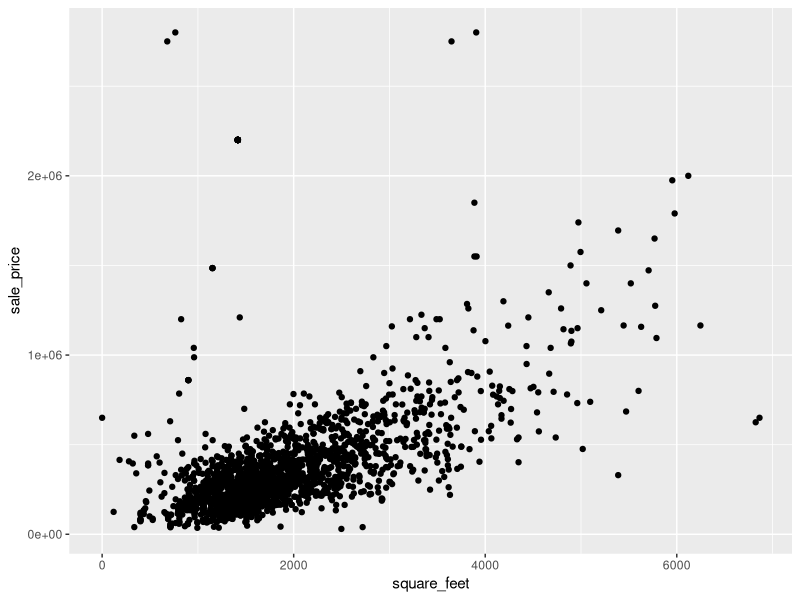
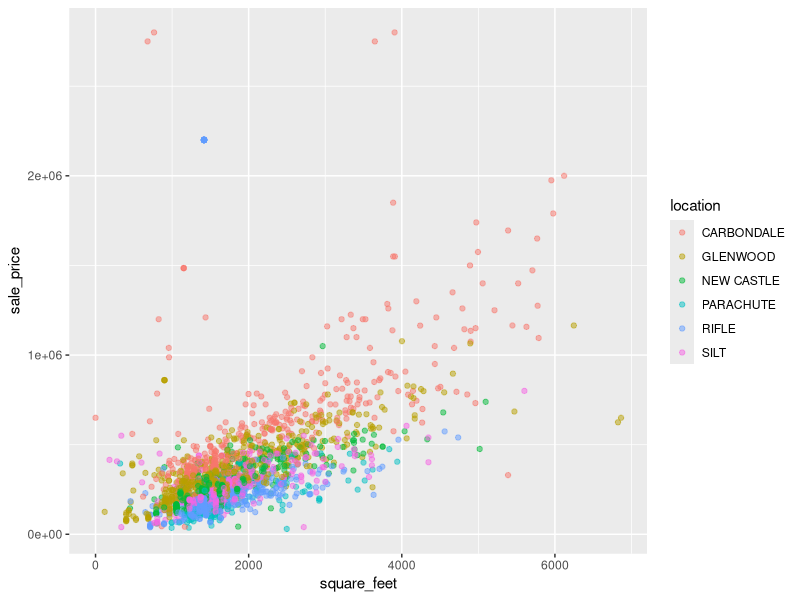
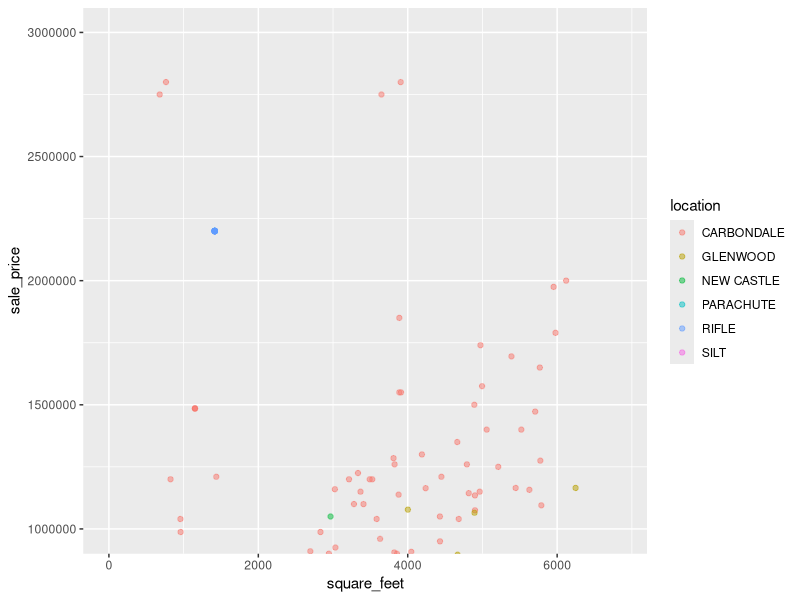
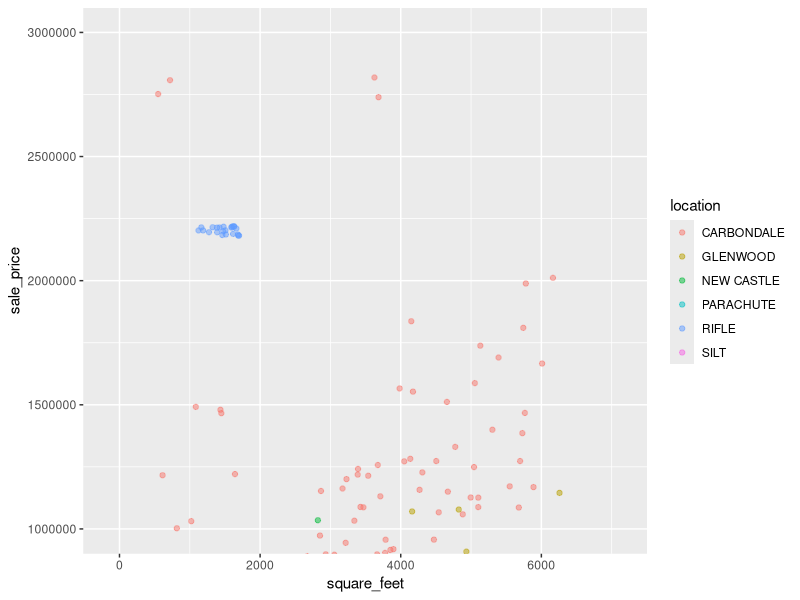
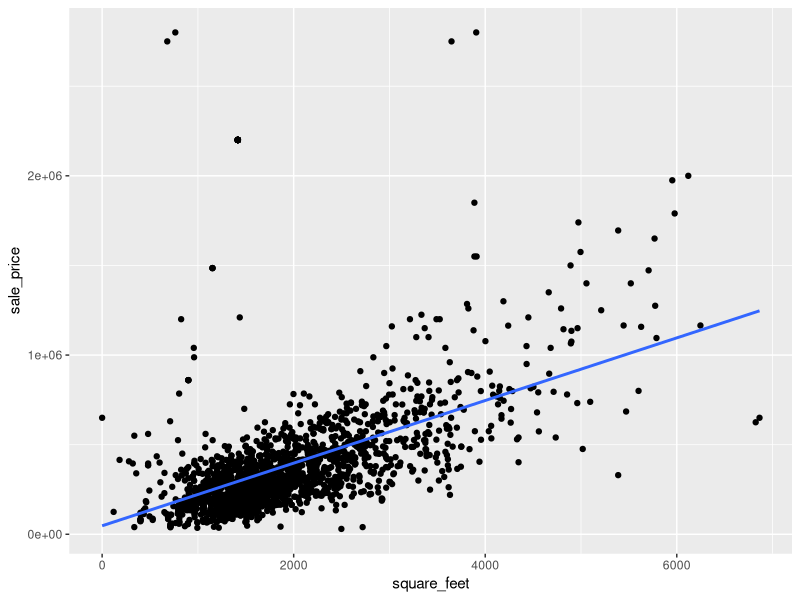
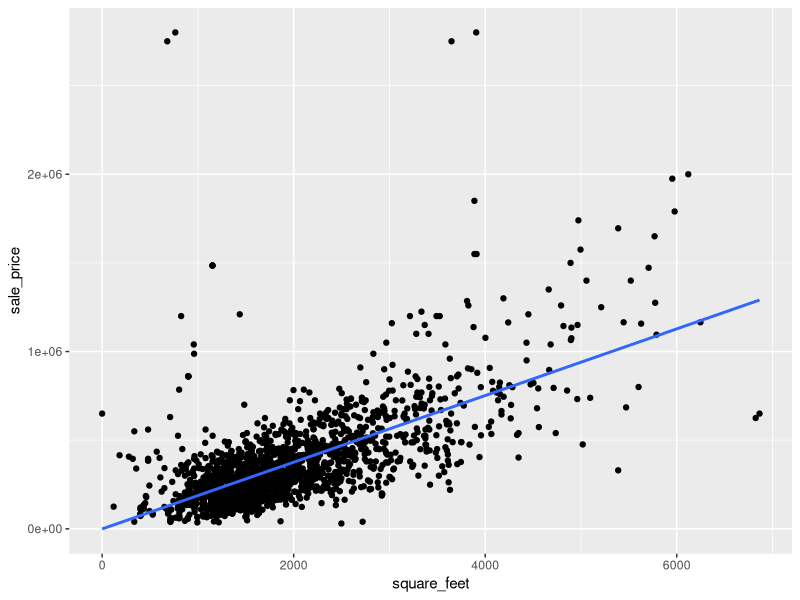
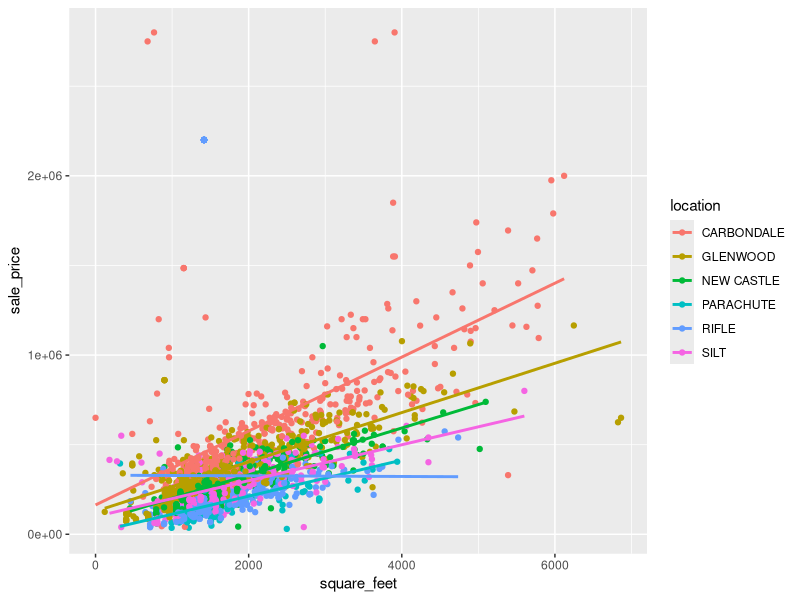
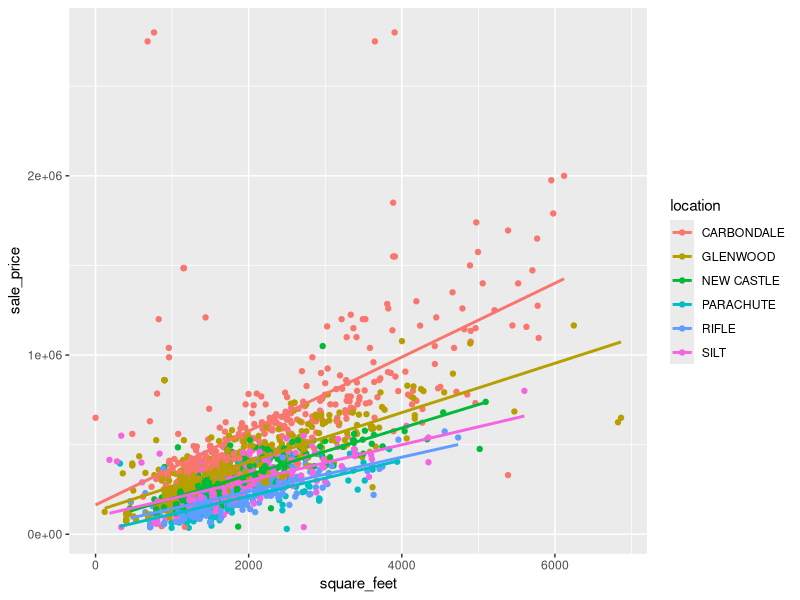

The R script that drew these images, in order:
## ---- chunk 1
knitr::opts_chunk$set(echo = TRUE, fig.width = 6, fig.height = 3.7)
## ---- chunk 2
# This chunk includes the data processing steps to wrangle and clean the data
library(tidyverse) # For reading-in, wrangling, visualizing the data, and for pipe operator
library(readxl) # Tidyverse package for reading in Excel files
library(magrittr) # For the '%<>%' pipe operator
library(knitr) # For nicely formatted tables

# Read-in townhomes and condo sales data
townhomes <- read_xlsx("2017-comparable-sales-condos-townhomes.xlsx") 

# Read-in single family home sales data
single_family <- read_xlsx("2017-comparable-sales-single-family.xlsx") 

# Check column names and formats
glimpse(townhomes) 
glimpse(single_family)
# 'sale_price' column was coerced to numeric and special characters '$' and ',' removed

# Replace spaces in column names with underscores ('_') and make names lowercase
# the package 'magrittr' is used for the pipe operator, this is loaded with the 'tidyverse' library
colnames(townhomes) %<>% str_replace_all("\\s", "_") %<>% tolower() 
colnames(single_family) %<>% str_replace_all("\\s", "_") %<>% tolower()

# Rename column "actual_year_built" as "year_built" for consistency between datasets
townhomes <- townhomes %>% 
  rename(year_built = actual_year_built) 

# Add a "classifcation" column to the single_family dataset and set all values to "Single Family"
single_family <- single_family %>% 
  mutate(classification = "Single Family")

# bind_rows() throws an error b/c 'reception' column is numeric in townhomes dataset; convert to character
townhomes$reception <- as.character(townhomes$reception)

# Combine the datasets into one
home_sales <- bind_rows(single_family, townhomes)
glimpse(home_sales)
# No new columns were created during the 'bind_rows()' process, indicating all colums align
# Remove single_family and townhomes dataframes because they are no longer needed
rm(single_family, townhomes)

# unique(home_sales$classification) reveals a "Garage Only" type. Drop this.
home_sales <- home_sales %>% filter(classification != "Garage Only") 

# Rename the column "heated area" to "square_feet" for clarity, though technically not correct
home_sales <- home_sales %>% 
  rename(square_feet = heated_area)
## ---- chunk 3
glimpse(home_sales)
## ---- chunk 4
ggplot(data = home_sales, aes(x = square_feet, y = sale_price)) +
  geom_point()
## ---- chunk 5
ggplot(data = home_sales, aes(x = square_feet, y = sale_price, color = location)) +
  geom_point(alpha = 0.5)
## ---- chunk 6
ggplot(data = home_sales, aes(x = square_feet, y = sale_price, color = location)) +
  geom_point(alpha = 0.5) +
  coord_cartesian(ylim = c(1000000, 3000000))
## ---- chunk 7
ggplot(data = home_sales, aes(x = square_feet, y = sale_price, color = location)) +
  geom_jitter(alpha = 0.5, width = 300, height = 20000) +
  coord_cartesian(ylim = c(1000000, 3000000))
## ---- chunk 8
home_sales %>% arrange(desc(sale_price)) %>% select(c("sale_price", "location", "classification", "bedrooms", "square_feet")) %>% head(30)
## ---- chunk 9
home_sales_fix <- home_sales %>% filter(location != "RIFLE" | classification != "Townhome" | sale_price != 2200000)
home_sales_fix %>% filter(location == "RIFLE" & classification == "Townhome") %>% arrange(desc(sale_price)) %>% head(10)
## ---- chunk 10
ggplot(data = home_sales, aes(x = square_feet, y = sale_price)) + 
  geom_point() + 
  geom_smooth(method = "lm", se = FALSE) # Method set to lm for the linear model
## ---- chunk 11
ggplot(data = home_sales_fix, aes(x = square_feet, y = sale_price)) + 
  geom_point() + 
  geom_smooth(method = "lm", se = FALSE) # Method set to lm for the linear model
## ---- chunk 12
ggplot(data = home_sales, aes(x = square_feet, y = sale_price, color = location)) + 
  geom_point() + 
  geom_smooth(method = "lm", se = FALSE) # Method set to lm for the linear model
## ---- chunk 13
ggplot(data = home_sales_fix, aes(x = square_feet, y = sale_price, color = location)) + 
  geom_point() + 
  geom_smooth(method = "lm", se = FALSE) # Method set to lm for the linear model
## ---- chunk 14
ggplot(home_sales, aes(square_feet, sale_price, color = location)) +
  geom_point(alpha = 0.5) +
  geom_smooth(method = "lm", se = FALSE) +
  facet_wrap(~ location)
## ---- chunk 15
ggplot(home_sales_fix, aes(square_feet, sale_price, color = location)) +
  geom_point(alpha = 0.5) +
  geom_smooth(method = "lm", se = FALSE) +
  facet_wrap(~ location)
## ---- chunk 16
seattle_rain <- read_csv("Observed_Monthly_Rain_Gauge_Accumulations_Oct_2002_to_May_2017.csv")
## ---- chunk 17
seattle_rain # Display Monthly Rain Gauge Accumulations for Seattle
## ---- chunk 18
library(tidyr) 
seattle_rain_tall <- seattle_rain %>% 
  gather(RG01:RG20_25, key = rain_gauge, value = precip_inches) 
seattle_rain_tall
## ---- chunk 19
library(tidyr) 
seattle_rain_tall <- seattle_rain %>% 
  gather(key = rain_gauge, value = precip_inches, -Date) # Same result as before!
seattle_rain_tall 
